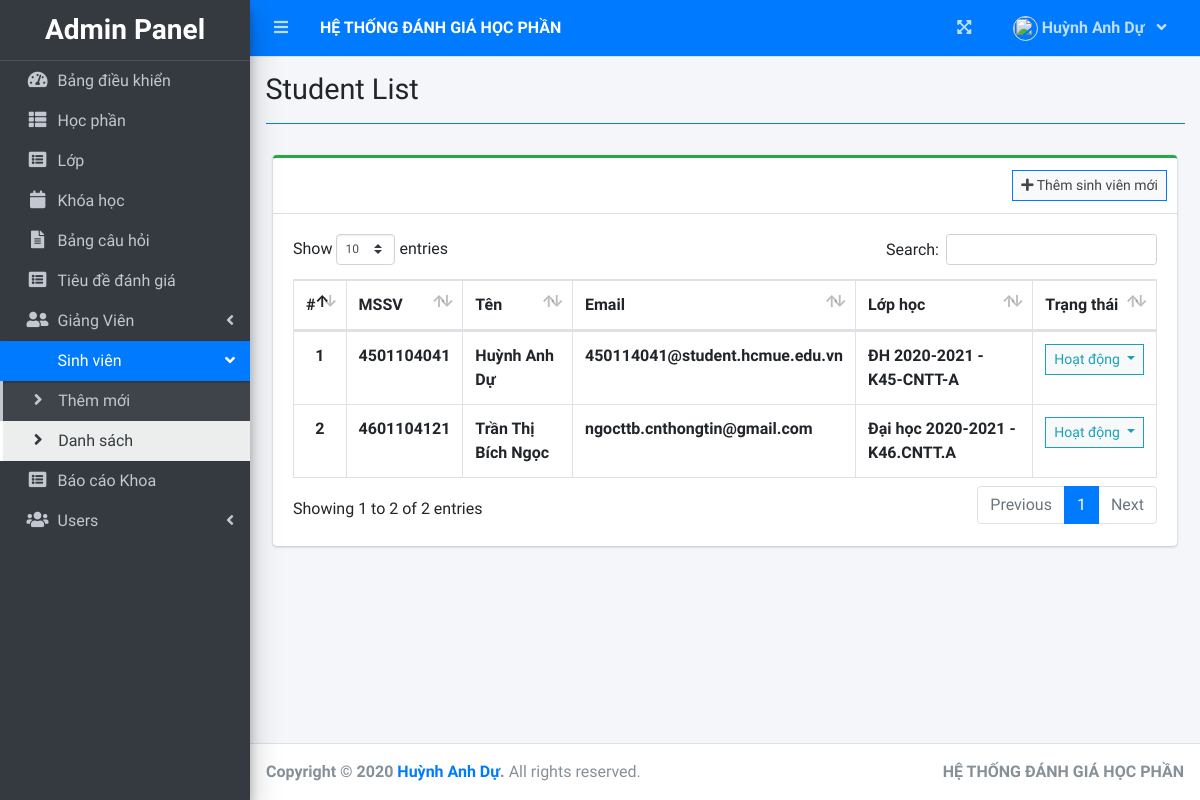
The app's page /index.php?page=student_list (signed in) with its own data.
### tables this page shows
CREATE TABLE `student_list` (
  `id` int(30) NOT NULL,
  `school_id` varchar(100) NOT NULL,
  `firstname` varchar(200) NOT NULL,
  `lastname` varchar(200) NOT NULL,
  `email` varchar(200) NOT NULL,
  `password` text NOT NULL,
  `class_id` int(30) NOT NULL,
  `avatar` text NOT NULL DEFAULT 'no-image-available.png',
  `date_created` datetime NOT NULL DEFAULT current_timestamp()
);

### admin/student_list.php (the view, shortened to what this page needs)
<?php include'db_connect.php' ?>
<div class="col-lg-12">
	<div class="card card-outline card-success">
		<div class="card-header">
			<div class="card-tools">
				<a class="btn btn-block btn-sm btn-default btn-flat border-primary" href="./index.php?page=new_student"><i class="fa fa-plus"></i> Thêm sinh viên mới</a>
			</div>
		</div>
		<div class="card-body">
			<table class="table tabe-hover table-bordered" id="list">
				<thead>
					<tr>
						<th class="text-center">#</th>
						<th>MSSV</th>
						<th>Tên</th>
						<th>Email</th>
						<th>Lớp học</th>
						<th>Trạng thái</th>
					</tr>
				</thead>
				<tbody>
					<?php
					$i = 1;
					$class= array();
					$classes = $conn->query("SELECT id,concat(curriculum,' ',level,' - ',section) as `class` FROM class_list");
					while($row=$classes->fetch_assoc()){
						$class[$row['id']] = $row['class'];
					}
					$qry = $conn->query("SELECT *,concat(firstname,' ',lastname) as name FROM student_list order by concat(firstname,' ',lastname) asc");
					while($row= $qry->fetch_assoc()):
					?>
					<tr>
						<th class="text-center"><?php echo $i++ ?></th>
						<td><b><?php echo $row['school_id'] ?></b></td>
						<td><b><?php echo ucwords($row['name']) ?></b></td>
						<td><b><?php echo $row['email'] ?></b></td>
						<td><b><?php echo isset($class[$row['class_id']]) ? $class[$row['class_id']] : "N/A" ?></b></td>
						<td class="text-center">
							<button type="button" class="btn btn-default btn-sm btn-flat border-info wave-effect text-info dropdown-toggle" data-toggle="dropdown" aria-expanded="true">
		                      Hoạt động
		                    </button>
						</td>
					</tr>
				<?php endwhile; ?>
				</tbody>
			</table>
		</div>
	</div>
</div>

### index.php (shortened to what this page needs)
<!DOCTYPE html>
<html lang="en">
<?php
	include 'header.php'
?>
<body class="hold-transition sidebar-mini layout-fixed layout-navbar-fixed layout-footer-fixed">
<div class="wrapper">
  <?php include 'topbar.php' ?>
  <?php include $_SESSION['login_view_folder'].'sidebar.php' ?>
  <div class="content-wrapper">
    <div class="content-header">
      <div class="container-fluid">
        <div class="row mb-2">
          <div class="col-sm-6">
            <h1 class="m-0"><?php echo $title ?></h1>
          </div>
        </div>
            <hr class="border-primary">
      </div>
    </div>
    <section class="content">
      <div class="container-fluid">
         <?php
            $page = isset($_GET['page']) ? $_GET['page'] : 'home';
            if(!file_exists($_SESSION['login_view_folder'].$page.".php")){
                include '404.html';
            }else{
            include $_SESSION['login_view_folder'].$page.'.php';
            }
          ?>
      </div>
    </section>
  </div>
  <footer class="main-footer">
    <strong>Copyright &copy; 2020 <a href="https://github.com/duha2001">Huỳnh Anh Dự</a>.</strong>
    All rights reserved.
    <div class="float-right d-none d-sm-inline-block">
      <b><?php echo $_SESSION['system']['name'] ?></b>
    </div>
  </footer>
</div>
</body>
</html>

### header.php (shortened to what this page needs)
<head>
  <?php
  $title = isset($_GET['page']) ? ucwords(str_replace("_", ' ', $_GET['page'])) : "Trang chủ";
  ?>
  <link rel="stylesheet" href="assets/plugins/fontawesome-free/css/all.min.css">
  <link rel="stylesheet" href="https://code.ionicframework.com/ionicons/2.0.1/css/ionicons.min.css">
  <link rel="stylesheet" href="assets/plugins/overlayScrollbars/css/OverlayScrollbars.min.css">
  <link rel="stylesheet" href="assets/plugins/datatables-bs4/css/dataTables.bootstrap4.min.css">
  <link rel="stylesheet" href="assets/plugins/datatables-responsive/css/responsive.bootstrap4.min.css">
  <link rel="stylesheet" href="assets/plugins/datatables-buttons/css/buttons.bootstrap4.min.css">
  <link rel="stylesheet" href="assets/plugins/select2/css/select2.min.css">
  <link rel="stylesheet" href="assets/plugins/select2-bootstrap4-theme/select2-bootstrap4.min.css">
  <link rel="stylesheet" href="assets/plugins/sweetalert2-theme-bootstrap-4/bootstrap-4.min.css">
  <link rel="stylesheet" href="assets/plugins/jquery-ui/jquery-ui.min.css">
  <link rel="stylesheet" href="assets/plugins/toastr/toastr.min.css">
  <link rel="stylesheet" href="assets/plugins/dropzone/min/dropzone.min.css">
  <link rel="stylesheet" href="assets/dist/css/jquery.datetimepicker.min.css">
  <link rel="stylesheet" href="assets/plugins/icheck-bootstrap/icheck-bootstrap.min.css">
  <link rel="stylesheet" href="assets/plugins/bootstrap4-toggle/css/bootstrap4-toggle.min.css">
  <link rel="stylesheet" href="assets/dist/css/adminlte.min.css">
  <link rel="stylesheet" href="assets/dist/css/styles.css">
  <link rel="stylesheet" href="assets/plugins/summernote/summernote-bs4.min.css">
</head>

### topbar.php (shortened to what this page needs)
<nav class="main-header navbar navbar-expand navbar-primary navbar-dark ">
  <ul class="navbar-nav">
    <?php if(isset($_SESSION['login_id'])): ?>
    <li class="nav-item">
      <a class="nav-link" data-widget="pushmenu" href="" role="button"><i class="fas fa-bars"></i></a>
    </li>
  <?php endif; ?>
    <li>
      <a class="nav-link text-white"  href="./" role="button"> <large><b><?php echo $_SESSION['system']['name'] ?></b></large></a>
    </li>
  </ul>
  <ul class="navbar-nav ml-auto">
    <li class="nav-item">
      <a class="nav-link" data-widget="fullscreen" href="#" role="button">
        <i class="fas fa-expand-arrows-alt"></i>
      </a>
    </li>
   <li class="nav-item dropdown">
          <a class="nav-link"  data-toggle="dropdown" aria-expanded="true" href="javascript:void(0)">
            <span>
              <div class="d-felx badge-pill">
                <span class=""><img src="assets/uploads/<?php echo $_SESSION['login_avatar'] ?>" alt="" class="user-img border "></span>
                <span><b><?php echo ucwords($_SESSION['login_firstname']) ?></b><b> </b><b><?php echo ucwords($_SESSION['login_lastname']) ?></b></span>
                <span class="fa fa-angle-down ml-2"></span>
              </div>
            </span>
          </a>
    </li>
  </ul>
</nav>

### admin/sidebar.php (shortened to what this page needs)
<aside class="main-sidebar sidebar-dark-primary elevation-4">
  <div class="dropdown">
 	<a href="./" class="brand-link">
      <h3 class="text-center p-0 m-0"><b>Admin Panel</b></h3>
  </a>
  </div>
  <div class="sidebar">
    <nav class="mt-2">
      <ul class="nav nav-pills nav-sidebar flex-column nav-flat" data-widget="treeview" role="menu" data-accordion="false">
       <li class="nav-item dropdown">
          <a href="./" class="nav-link nav-home">
            <i class="nav-icon fas fa-tachometer-alt"></i>
            <p>
              Bảng điều khiển
            </p>
          </a>
        </li>
        <li class="nav-item dropdown">
          <a href="./index.php?page=subject_list" class="nav-link nav-subject_list">
            <i class="nav-icon fas fa-th-list"></i>
            <p>
              Học phần
            </p>
          </a>
        </li>
        <li class="nav-item dropdown">
          <a href="./index.php?page=class_list" class="nav-link nav-class_list">
            <i class="nav-icon fas fa-list-alt"></i>
            <p>
              Lớp
            </p>
          </a>
        </li>
        <li class="nav-item dropdown">
          <a href="./index.php?page=academic_list" class="nav-link nav-academic_list">
            <i class="nav-icon fas fa-calendar"></i>
            <p>
              Khóa học
            </p>
          </a>
        </li>
        <li class="nav-item dropdown">
          <a href="./index.php?page=questionnaire" class="nav-link nav-questionnaire">
            <i class="nav-icon fas fa-file-alt"></i>
            <p>
              Bảng câu hỏi
            </p>
          </a>
        </li>
        <li class="nav-item dropdown">
          <a href="./index.php?page=criteria_list" class="nav-link nav-criteria_list">
            <i class="nav-icon fas fa-list-alt"></i>
            <p>
              Tiêu đề đánh giá
            </p>
          </a>
        </li>
        <li class="nav-item">
          <a href="#" class="nav-link nav-edit_faculty">
            <i class="nav-icon fas fa-user-friends"></i>
            <p>
              Giảng Viên
              <i class="right fas fa-angle-left"></i>
            </p>
          </a>
        </li>
        <li class="nav-item">
          <a href="#" class="nav-link nav-edit_student">
            <p>
               Sinh viên
              <i class="right fas fa-angle-left"></i>
            </p>
          </a>
          <ul class="nav nav-treeview">
            <li class="nav-item">
              <a href="./index.php?page=new_student" class="nav-link nav-new_student tree-item">
                <i class="fas fa-angle-right nav-icon"></i>
                <p>Thêm mới</p>
              </a>
            </li>
            <li class="nav-item">
              <a href="./index.php?page=student_list" class="nav-link nav-student_list tree-item">
                <i class="fas fa-angle-right nav-icon"></i>
                <p>Danh sách</p>
              </a>
            </li>
          </ul>
        </li>
        <li class="nav-item dropdown">
          <a href="./index.php?page=report" class="nav-link nav-report">
            <i class="nav-icon fas fa-list-alt"></i>
            <p>
              Báo cáo Khoa
            </p>
          </a>
        </li>
        <li class="nav-item">
          <a href="#" class="nav-link nav-edit_user">
            <i class="nav-icon fas fa-users"></i>
            <p>
              Users
              <i class="right fas fa-angle-left"></i>
            </p>
          </a>
        </li>
      </ul>
    </nav>
  </div>
</aside>

### topbar.php (style rules this page uses)
.user-img { border-radius: 50%; height: 25px; width: 25px; object-fit: cover; }

### records on screen
student_list: school "4501104041", name "Huỳnh Anh Dự", email "450114041@student.hcmue.edu.vn", class "ĐH 2020-2021 - K45-CNTT-A"
student_list: school "4601104121", name "Trần Thị Bích Ngọc", email "ngocttb.cnthongtin@gmail.com", class "Đại học 2020-2021 - K46.CNTT.A"

### other values on screen
$_SESSION['system']['name'] "HỆ THỐNG ĐÁNH GIÁ HỌC PHẦN"
$_SESSION['login_firstname'] "Huỳnh Anh"
$_SESSION['login_lastname'] "Dự"
$title "Student List"
